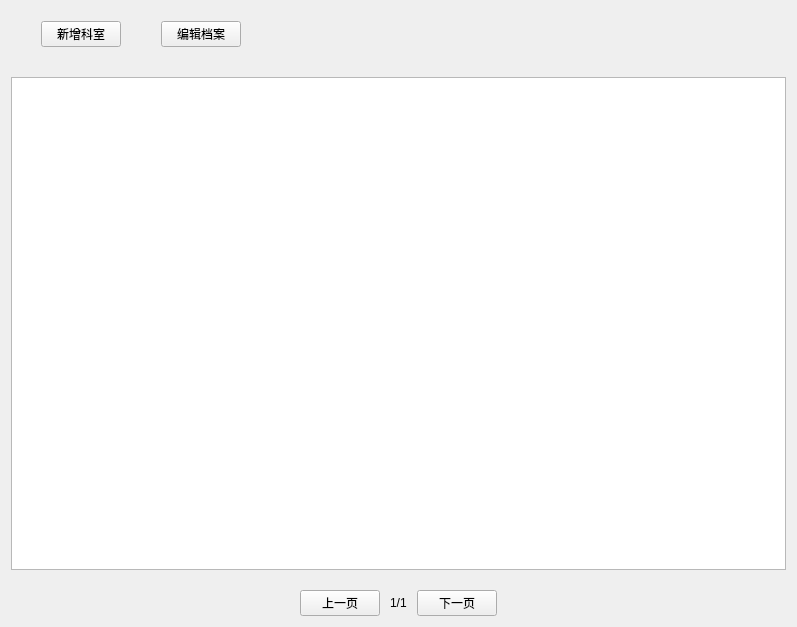
<?xml version="1.0" encoding="UTF-8"?>
<ui version="4.0">
 <class>DeptManagerWidget</class>
 <widget class="QWidget" name="DeptManagerWidget">
  <property name="geometry">
   <rect>
    <x>0</x>
    <y>0</y>
    <width>797</width>
    <height>627</height>
   </rect>
  </property>
  <property name="windowTitle">
   <string>Form</string>
  </property>
  <layout class="QVBoxLayout" name="verticalLayout" stretch="0,0,0">
   <property name="spacing">
    <number>20</number>
   </property>
   <item>
    <layout class="QHBoxLayout" name="horizontalLayout">
     <property name="spacing">
      <number>40</number>
     </property>
     <property name="leftMargin">
      <number>30</number>
     </property>
     <property name="topMargin">
      <number>10</number>
     </property>
     <property name="bottomMargin">
      <number>10</number>
     </property>
     <item>
      <widget class="QPushButton" name="btn_add">
       <property name="text">
        <string>新增科室</string>
       </property>
      </widget>
     </item>
     <item>
      <widget class="QPushButton" name="btn_edit">
       <property name="text">
        <string>编辑档案</string>
       </property>
      </widget>
     </item>
     <item>
      <spacer name="horizontalSpacer">
       <property name="orientation">
        <enum>Qt::Orientation::Horizontal</enum>
       </property>
       <property name="sizeHint" stdset="0">
        <size>
         <width>40</width>
         <height>20</height>
        </size>
       </property>
      </spacer>
     </item>
    </layout>
   </item>
   <item>
    <widget class="QListWidget" name="listWidget"/>
   </item>
   <item>
    <layout class="QHBoxLayout" name="page_layout">
     <property name="spacing">
      <number>10</number>
     </property>
     <item>
      <spacer name="horizontalSpacer_2">
       <property name="orientation">
        <enum>Qt::Orientation::Horizontal</enum>
       </property>
       <property name="sizeHint" stdset="0">
        <size>
         <width>40</width>
         <height>20</height>
        </size>
       </property>
      </spacer>
     </item>
     <item>
      <widget class="QPushButton" name="btn_prev">
       <property name="text">
        <string>上一页</string>
       </property>
      </widget>
     </item>
     <item>
      <widget class="QLabel" name="lab_page">
       <property name="text">
        <string>1/1</string>
       </property>
      </widget>
     </item>
     <item>
      <widget class="QPushButton" name="btn_next">
       <property name="text">
        <string>下一页</string>
       </property>
      </widget>
     </item>
     <item>
      <spacer name="horizontalSpacer_3">
       <property name="orientation">
        <enum>Qt::Orientation::Horizontal</enum>
       </property>
       <property name="sizeHint" stdset="0">
        <size>
         <width>40</width>
         <height>20</height>
        </size>
       </property>
      </spacer>
     </item>
    </layout>
   </item>
  </layout>
 </widget>
 <resources/>
 <connections/>
</ui>
